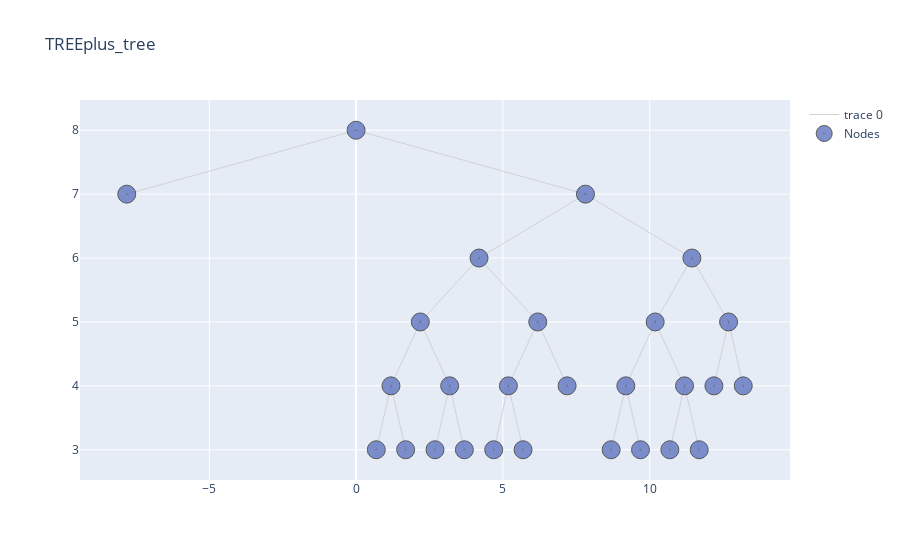

The code cell stored with this chart in its notebook:
### Markdown cell above
these are the associated node proportion total, maybe should focus on gains instead

### Code cell
#pd.set_option('display.max_rows', None)
#pd.set_option('display.max_colwidth', 3000)

tree.print_tree(table = True, html = False).style.hide()

### Figure 1 — Plotly figure (JSON) as saved in the notebook; plotly's stock layout.template omitted (floating-point values rounded to 4 significant figures)
{"data": [{"hoverinfo": "none", "line": {"color": "rgb(210,210,210)", "width": 1}, "mode": "lines", "type": "scatter", "x": [0, -7.812, null, 0, 7.812, null, 7.812, 4.188, null, 7.812, 11.44, null, 4.188, 2.188, null, 4.188, 6.188, null, 11.44, 10.19, null, 11.44, 12.69, null, 2.188, 1.188, null, 2.188, 3.188, null, 6.188, 5.188, null, 6.188, 7.188, null, 10.19, 9.188, null, 10.19, 11.19, null, 12.69, 12.19, null, 12.69, 13.19, null, 1.188, 0.6875, null, 1.188, 1.688, null, 3.188, 2.688, null, 3.188, 3.688, null, 5.188, 4.688, null, 5.188, 5.688, null, 9.188, 8.688, null, 9.188, 9.688, null, 11.19, 10.69, null, 11.19, 11.69, null], "y": [8, 7, null, 8, 7, null, 7, 6, null, 7, 6, null, 6, 5, null, 6, 5, null, 6, 5, null, 6, 5, null, 5, 4, null, 5, 4, null, 5, 4, null, 5, 4, null, 5, 4, null, 5, 4, null, 5, 4, null, 5, 4, null, 4, 3, null, 4, 3, null, 4, 3, null, 4, 3, null, 4, 3, null, 4, 3, null, 4, 3, null, 4, 3, null, 4, 3, null, 4, 3, null]}, {"hoverinfo": "text", "marker": {"color": "#6175c1", "line": {"color": "rgb(50,50,50)", "width": 1}, "size": 18, "symbol": "circle-dot"}, "mode": "markers", "name": "Nodes", "opacity": 0.8, "text": ["n2, None, Bin Value: 158.2, pearson : 3860.8, Samples : 5", "n48, None, Bin Value: 132.25, pearson : 3173.5, Samples : 8", "n49, None, Bin Value: 113.47, pearson : 3283.73, Samples : 15", "n50, None, Bin Value: 125.22, pearson : 34637.06, Samples : 98", "n51, None, Bin Value: 122.8, pearson : 9407.2, Samples : 20", "n27, None, Bin Value: 97.2, pearson : 3452.8, Samples : 5", "n52, None, Bin Value: 107.78, pearson : 13313.47, Samples : 32", "n53, None, Bin Value: 113.56, pearson : 14287.11, Samples : 45", "n56, None, Bin Value: 91.2, pearson : 6617.6, Samples : 10", "n57, None, Bin Value: 124.4, pearson : 813.2, Samples : 5", "n58, None, Bin Value: 86.78, pearson : 2089.56, Samples : 9", "n59, None, Bin Value: 102.53, pearson : 6912.24, Samples : 17", "n30, None, Bin Value: 90, pearson : 1250, Samples : 5", "n31, None, Bin Value: 97.5, pearson : 5161.5, Samples : 6", "n1, Sales>1.17, Bin Value: 115.78, pearson : 155526.82, Samples : 280", "n3, Sales>9.97, Bin Value: 115.0, pearson : 142503.0, Samples : 275", "n6, Sales>7.53, Bin Value: 118.98, pearson : 95241.93, Samples : 223", "n12, Population>94.5, Bin Value: 124.03, pearson : 52885.89, Samples : 141", "n24, Sales>5.01, Bin Value: 120, pearson : 8298, Samples : 23", "n25, Sales>6.67, Bin Value: 124.81, pearson : 44141.9, Samples : 118", "n13, Population>496.5, Bin Value: 110.3, pearson : 32591.38, Samples : 82", "n26, Population>219.0, Bin Value: 111.16, pearson : 28224.13, Samples : 77", "n7, Sales>12.46, Bin Value: 97.94, pearson : 28594.83, Samples : 52", "n14, Sales>10.63, Bin Value: 98.98, pearson : 21822.98, Samples : 41", "n28, Sales>10.48, Bin Value: 102.27, pearson : 11104.93, Samples : 15", "n29, Sales>11.25, Bin Value: 97.08, pearson : 10461.85, Samples : 26", "n15, Population>182.5, Bin Value: 94.09, pearson : 6564.91, Samples : 11"], "type": "scatter", "x": [-7.812, 0.6875, 1.688, 2.688, 3.688, 7.188, 4.688, 5.688, 8.688, 9.688, 10.69, 11.69, 12.19, 13.19, 0, 7.812, 4.188, 2.188, 1.188, 3.188, 6.188, 5.188, 11.44, 10.19, 9.188, 11.19, 12.69], "y": [7, 3, 3, 3, 3, 4, 3, 3, 3, 3, 3, 3, 4, 4, 8, 7, 6, 5, 4, 4, 5, 4, 6, 5, 4, 4, 5]}], "layout": {"title": {"text": "TREEplus_tree"}}}
